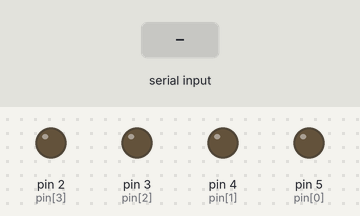
This sketch was run on a simulated Arduino Uno, built with avr-gcc and run on an emulated ATmega328P. On the bench: output pins drawn as LEDs (lit = HIGH). The inputs (shaded band) are chosen by the test bench.

Above: at 1.2 s.
1.3 s: "90,45\n" received over Serial
At 2.2 s:
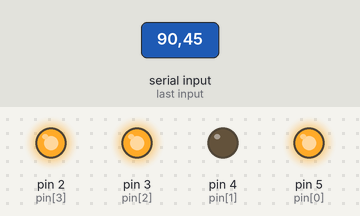
2.8 s: "30,150\n" received over Serial
At 3.4 s:
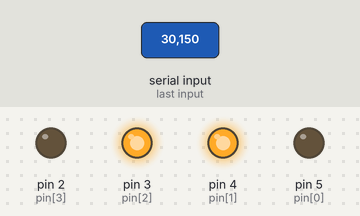
4.3 s: "5\n" received over Serial
At 5.5 s:
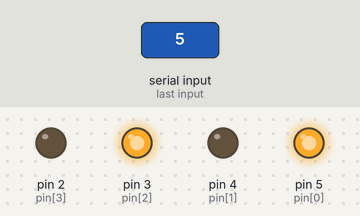
5.8 s: "200\n" received over Serial
At 6.8 s:
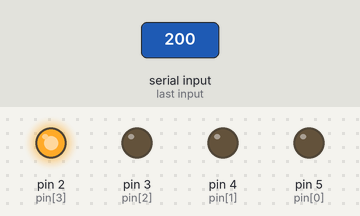
7.3 s: "90\n" received over Serial
At 7.9 s:
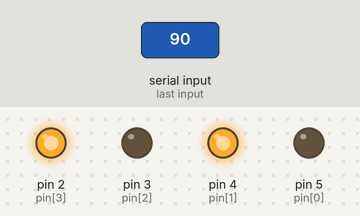
Timing chart, 0 to 9.8 s (numbered marks = the images above; inputs shaded):
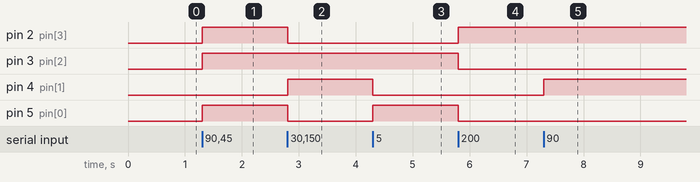

The sketch:

decimal_to_binary.ino
```cpp
/*
 * Following program receives a number for Serial input then turns on corresponding LED based on binary conversion of number.
 * It uses 4 led meaning 2^4 -1 value can be represented but can be extended for bigger values as well
 * It assumes 0th index value correspondes to MSB(most significant bit) and last index value to LSB(least significant bit)
 */
int value = 0;
int pin[4] = {5,4,3,2}; // Corresponds to -> {D5, D4, D3, D2} respectively
int totalPins = 4;
int incomingByte = 0; // for reading byte by byte
bool validValue = false;

void setup() {
  Serial.begin(9600);
  for (int i = 0; i < totalPins; ++i) {
    pinMode(pin[i], OUTPUT);
  }
  // reset all pins
  for (int i = 0; i < totalPins; ++i) {
    digitalWrite(pin[i], LOW);
  }
}

void loop() {
  // read and parse integer
  while (Serial.available() > 0) {
    incomingByte = Serial.read();
    if (incomingByte >= 48 && incomingByte <= 57) {
      value = value * 10 + incomingByte - 48;
      validValue = true;
    }
    else if(validValue){
      for (int i = 0; i < totalPins; ++i) {
        if (kthBit(value, i)) {
          digitalWrite(pin[i], HIGH);
        }
        else {
          digitalWrite(pin[i], LOW);
        }
      }
      value = 0;
      validValue = false;
      break;
    }
  }

}
// function to find kth bit of a given number e.g. for n = 2 (00000010) will give true for k =2 bit and false for k =1 bit
bool kthBit(int n, int k) {
  return (n & (1 << k)) != 0;
}
```

Measured:
- after the input at 1.3 s, pin 2 (pin[3]), pin 3 (pin[2]), pin 5 (pin[0]): LOW → HIGH at once
- after the input at 2.8 s, pin 2 (pin[3]), pin 5 (pin[0]): HIGH → LOW at once; pin 4 (pin[1]): LOW → HIGH at once
- after the input at 4.3 s, pin 4 (pin[1]): HIGH → LOW at once; pin 5 (pin[0]): LOW → HIGH at once
- after the input at 5.8 s, pin 2 (pin[3]): LOW → HIGH at once; pin 3 (pin[2]), pin 5 (pin[0]): HIGH → LOW at once
- after the input at 7.3 s, pin 4 (pin[1]): LOW → HIGH at once
